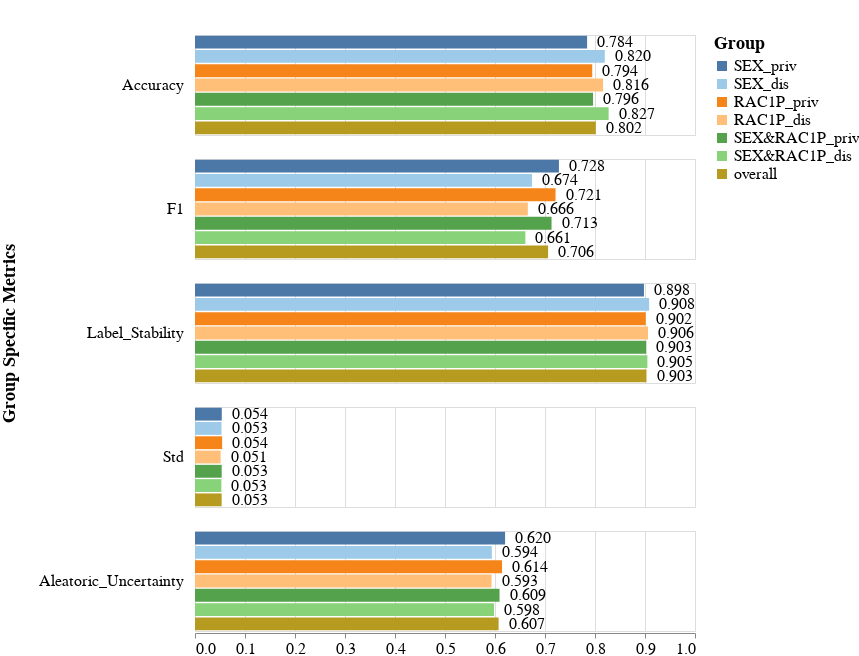

The code cell stored with this chart in its notebook:
### Code cell
create_metrics_bar_chart_per_one_model(metrics_df=all_subgroup_metrics_df,
                                       dataset_name='Folktables_GA_2018_Income',
                                       fairness_intervention='DIR',
                                       exp_iter='Exp_iter_5',
                                       model_name='LGBM',
                                       metrics_type='subgroup',
                                       metrics_names=['Accuracy', 'F1', 'Label_Stability', 'Std', 'Aleatoric_Uncertainty'],
                                       vals_to_replace=vals_to_replace)

### Figure 1 — Vega-Lite specification as saved in the notebook (floating-point values rounded to 4 significant figures)
{"config": {"view": {"continuousWidth": 400, "continuousHeight": 300}, "axis": {"labelFontSize": 16, "titleFontSize": 18}, "headerRow": {"labelAlign": "left", "labelAngle": 0, "labelFontSize": 16, "labelPadding": 10, "titleFontSize": 18}, "padding": {"top": 33}}, "data": {"name": "data-23fbedca235ccf9c0d7592c1162df02d"}, "facet": {"row": {"field": "Metric", "sort": ["Accuracy", "F1", "Label_Stability", "Std", "Aleatoric_Uncertainty"], "title": "Group Specific Metrics", "type": "nominal"}}, "spec": {"layer": [{"mark": "bar", "encoding": {"color": {"field": "Subgroup", "legend": {"labelFontSize": 16, "title": "Group", "titleFontSize": 18}, "scale": {"scheme": "tableau20"}, "sort": ["SEX_priv", "SEX_dis", "RAC1P_priv", "RAC1P_dis", "SEX&RAC1P_priv", "SEX&RAC1P_dis", "male_priv", "male_dis", "race_priv", "race_dis", "male&race_priv", "male&race_dis", "sex_priv", "sex_dis", "overall"], "type": "nominal"}, "x": {"axis": {"grid": true}, "field": "Metric_Value", "title": "", "type": "quantitative"}, "y": {"axis": null, "field": "Subgroup", "sort": ["SEX_priv", "SEX_dis", "RAC1P_priv", "RAC1P_dis", "SEX&RAC1P_priv", "SEX&RAC1P_dis", "male_priv", "male_dis", "race_priv", "race_dis", "male&race_priv", "male&race_dis", "sex_priv", "sex_dis", "overall"], "type": "nominal"}}}, {"mark": {"type": "text", "align": "left", "baseline": "middle", "dx": 10, "fontSize": 16}, "encoding": {"color": {"value": "black"}, "text": {"field": "Metric_Value", "format": ",.3f", "type": "quantitative"}, "x": {"axis": {"grid": true}, "field": "Metric_Value", "title": "", "type": "quantitative"}, "y": {"axis": null, "field": "Subgroup", "sort": ["SEX_priv", "SEX_dis", "RAC1P_priv", "RAC1P_dis", "SEX&RAC1P_priv", "SEX&RAC1P_dis", "male_priv", "male_dis", "race_priv", "race_dis", "male&race_priv", "male&race_dis", "sex_priv", "sex_dis", "overall"], "type": "nominal"}}}], "height": 100, "width": 500}, "$schema": "https://vega.github.io/schema/vega-lite/v4.17.0.json", "datasets": {"data-23fbedca235ccf9c0d7592c1162df02d": [{"Metric": "Std", "Model_Name": "LGBM", "Dataset_Name": "Folktables_GA_2018_Income", "Num_Estimators": 200, "Record_Create_Date_Time": "2024-01-06T23:18:02.493000", "Session_Uuid": "f009c98f-b732-44cf-9084-4bf12c11bdcf", "Experiment_Iteration": "Exp_iter_5", "Dataset_Split_Seed": 500, "Fair_Intervention_Params_Lst": "[0.7]", "Intervention_Param": 0.7, "Subgroup": "SEX_priv", "Metric_Value": 0.05354, "Fairness_Intervention": "DIR"}, {"Metric": "Aleatoric_Uncertainty", "Model_Name": "LGBM", "Dataset_Name": "Folktables_GA_2018_Income", "Num_Estimators": 200, "Record_Create_Date_Time": "2024-01-06T23:18:02.493000", "Session_Uuid": "f009c98f-b732-44cf-9084-4bf12c11bdcf", "Experiment_Iteration": "Exp_iter_5", "Dataset_Split_Seed": 500, "Fair_Intervention_Params_Lst": "[0.7]", "Intervention_Param": 0.7, "Subgroup": "SEX_priv", "Metric_Value": 0.6202, "Fairness_Intervention": "DIR"}, {"Metric": "Label_Stability", "Model_Name": "LGBM", "Dataset_Name": "Folktables_GA_2018_Income", "Num_Estimators": 200, "Record_Create_Date_Time": "2024-01-06T23:18:02.493000", "Session_Uuid": "f009c98f-b732-44cf-9084-4bf12c11bdcf", "Experiment_Iteration": "Exp_iter_5", "Dataset_Split_Seed": 500, "Fair_Intervention_Params_Lst": "[0.7]", "Intervention_Param": 0.7, "Subgroup": "SEX_priv", "Metric_Value": 0.8979, "Fairness_Intervention": "DIR"}, {"Metric": "Accuracy", "Model_Name": "LGBM", "Dataset_Name": "Folktables_GA_2018_Income", "Num_Estimators": 200, "Record_Create_Date_Time": "2024-01-06T23:18:02.493000", "Session_Uuid": "f009c98f-b732-44cf-9084-4bf12c11bdcf", "Experiment_Iteration": "Exp_iter_5", "Dataset_Split_Seed": 500, "Fair_Intervention_Params_Lst": "[0.7]", "Intervention_Param": 0.7, "Subgroup": "SEX_priv", "Metric_Value": 0.7842, "Fairness_Intervention": "DIR"}, {"Metric": "F1", "Model_Name": "LGBM", "Dataset_Name": "Folktables_GA_2018_Income", "Num_Estimators": 200, "Record_Create_Date_Time": "2024-01-06T23:18:02.493000", "Session_Uuid": "f009c98f-b732-44cf-9084-4bf12c11bdcf", "Experiment_Iteration": "Exp_iter_5", "Dataset_Split_Seed": 500, "Fair_Intervention_Params_Lst": "[0.7]", "Intervention_Param": 0.7, "Subgroup": "SEX_priv", "Metric_Value": 0.7279, "Fairness_Intervention": "DIR"}, {"Metric": "Std", "Model_Name": "LGBM", "Dataset_Name": "Folktables_GA_2018_Income", "Num_Estimators": 200, "Record_Create_Date_Time": "2024-01-06T23:18:02.493000", "Session_Uuid": "f009c98f-b732-44cf-9084-4bf12c11bdcf", "Experiment_Iteration": "Exp_iter_5", "Dataset_Split_Seed": 500, "Fair_Intervention_Params_Lst": "[0.7]", "Intervention_Param": 0.7, "Subgroup": "SEX_dis", "Metric_Value": 0.053, "Fairness_Intervention": "DIR"}, {"Metric": "Aleatoric_Uncertainty", "Model_Name": "LGBM", "Dataset_Name": "Folktables_GA_2018_Income", "Num_Estimators": 200, "Record_Create_Date_Time": "2024-01-06T23:18:02.493000", "Session_Uuid": "f009c98f-b732-44cf-9084-4bf12c11bdcf", "Experiment_Iteration": "Exp_iter_5", "Dataset_Split_Seed": 500, "Fair_Intervention_Params_Lst": "[0.7]", "Intervention_Param": 0.7, "Subgroup": "SEX_dis", "Metric_Value": 0.5936, "Fairness_Intervention": "DIR"}, {"Metric": "Label_Stability", "Model_Name": "LGBM", "Dataset_Name": "Folktables_GA_2018_Income", "Num_Estimators": 200, "Record_Create_Date_Time": "2024-01-06T23:18:02.493000", "Session_Uuid": "f009c98f-b732-44cf-9084-4bf12c11bdcf", "Experiment_Iteration": "Exp_iter_5", "Dataset_Split_Seed": 500, "Fair_Intervention_Params_Lst": "[0.7]", "Intervention_Param": 0.7, "Subgroup": "SEX_dis", "Metric_Value": 0.9083, "Fairness_Intervention": "DIR"}, {"Metric": "Accuracy", "Model_Name": "LGBM", "Dataset_Name": "Folktables_GA_2018_Income", "Num_Estimators": 200, "Record_Create_Date_Time": "2024-01-06T23:18:02.493000", "Session_Uuid": "f009c98f-b732-44cf-9084-4bf12c11bdcf", "Experiment_Iteration": "Exp_iter_5", "Dataset_Split_Seed": 500, "Fair_Intervention_Params_Lst": "[0.7]", "Intervention_Param": 0.7, "Subgroup": "SEX_dis", "Metric_Value": 0.8197, "Fairness_Intervention": "DIR"}, {"Metric": "F1", "Model_Name": "LGBM", "Dataset_Name": "Folktables_GA_2018_Income", "Num_Estimators": 200, "Record_Create_Date_Time": "2024-01-06T23:18:02.493000", "Session_Uuid": "f009c98f-b732-44cf-9084-4bf12c11bdcf", "Experiment_Iteration": "Exp_iter_5", "Dataset_Split_Seed": 500, "Fair_Intervention_Params_Lst": "[0.7]", "Intervention_Param": 0.7, "Subgroup": "SEX_dis", "Metric_Value": 0.6739, "Fairness_Intervention": "DIR"}, {"Metric": "Std", "Model_Name": "LGBM", "Dataset_Name": "Folktables_GA_2018_Income", "Num_Estimators": 200, "Record_Create_Date_Time": "2024-01-06T23:18:02.493000", "Session_Uuid": "f009c98f-b732-44cf-9084-4bf12c11bdcf", "Experiment_Iteration": "Exp_iter_5", "Dataset_Split_Seed": 500, "Fair_Intervention_Params_Lst": "[0.7]", "Intervention_Param": 0.7, "Subgroup": "RAC1P_priv", "Metric_Value": 0.05426, "Fairness_Intervention": "DIR"}, {"Metric": "Aleatoric_Uncertainty", "Model_Name": "LGBM", "Dataset_Name": "Folktables_GA_2018_Income", "Num_Estimators": 200, "Record_Create_Date_Time": "2024-01-06T23:18:02.493000", "Session_Uuid": "f009c98f-b732-44cf-9084-4bf12c11bdcf", "Experiment_Iteration": "Exp_iter_5", "Dataset_Split_Seed": 500, "Fair_Intervention_Params_Lst": "[0.7]", "Intervention_Param": 0.7, "Subgroup": "RAC1P_priv", "Metric_Value": 0.6141, "Fairness_Intervention": "DIR"}, {"Metric": "Label_Stability", "Model_Name": "LGBM", "Dataset_Name": "Folktables_GA_2018_Income", "Num_Estimators": 200, "Record_Create_Date_Time": "2024-01-06T23:18:02.493000", "Session_Uuid": "f009c98f-b732-44cf-9084-4bf12c11bdcf", "Experiment_Iteration": "Exp_iter_5", "Dataset_Split_Seed": 500, "Fair_Intervention_Params_Lst": "[0.7]", "Intervention_Param": 0.7, "Subgroup": "RAC1P_priv", "Metric_Value": 0.9015, "Fairness_Intervention": "DIR"}, {"Metric": "Accuracy", "Model_Name": "LGBM", "Dataset_Name": "Folktables_GA_2018_Income", "Num_Estimators": 200, "Record_Create_Date_Time": "2024-01-06T23:18:02.493000", "Session_Uuid": "f009c98f-b732-44cf-9084-4bf12c11bdcf", "Experiment_Iteration": "Exp_iter_5", "Dataset_Split_Seed": 500, "Fair_Intervention_Params_Lst": "[0.7]", "Intervention_Param": 0.7, "Subgroup": "RAC1P_priv", "Metric_Value": 0.7944, "Fairness_Intervention": "DIR"}, {"Metric": "F1", "Model_Name": "LGBM", "Dataset_Name": "Folktables_GA_2018_Income", "Num_Estimators": 200, "Record_Create_Date_Time": "2024-01-06T23:18:02.493000", "Session_Uuid": "f009c98f-b732-44cf-9084-4bf12c11bdcf", "Experiment_Iteration": "Exp_iter_5", "Dataset_Split_Seed": 500, "Fair_Intervention_Params_Lst": "[0.7]", "Intervention_Param": 0.7, "Subgroup": "RAC1P_priv", "Metric_Value": 0.7211, "Fairness_Intervention": "DIR"}, {"Metric": "Std", "Model_Name": "LGBM", "Dataset_Name": "Folktables_GA_2018_Income", "Num_Estimators": 200, "Record_Create_Date_Time": "2024-01-06T23:18:02.493000", "Session_Uuid": "f009c98f-b732-44cf-9084-4bf12c11bdcf", "Experiment_Iteration": "Exp_iter_5", "Dataset_Split_Seed": 500, "Fair_Intervention_Params_Lst": "[0.7]", "Intervention_Param": 0.7, "Subgroup": "RAC1P_dis", "Metric_Value": 0.05128, "Fairness_Intervention": "DIR"}, {"Metric": "Aleatoric_Uncertainty", "Model_Name": "LGBM", "Dataset_Name": "Folktables_GA_2018_Income", "Num_Estimators": 200, "Record_Create_Date_Time": "2024-01-06T23:18:02.493000", "Session_Uuid": "f009c98f-b732-44cf-9084-4bf12c11bdcf", "Experiment_Iteration": "Exp_iter_5", "Dataset_Split_Seed": 500, "Fair_Intervention_Params_Lst": "[0.7]", "Intervention_Param": 0.7, "Subgroup": "RAC1P_dis", "Metric_Value": 0.5931, "Fairness_Intervention": "DIR"}, {"Metric": "Label_Stability", "Model_Name": "LGBM", "Dataset_Name": "Folktables_GA_2018_Income", "Num_Estimators": 200, "Record_Create_Date_Time": "2024-01-06T23:18:02.493000", "Session_Uuid": "f009c98f-b732-44cf-9084-4bf12c11bdcf", "Experiment_Iteration": "Exp_iter_5", "Dataset_Split_Seed": 500, "Fair_Intervention_Params_Lst": "[0.7]", "Intervention_Param": 0.7, "Subgroup": "RAC1P_dis", "Metric_Value": 0.906, "Fairness_Intervention": "DIR"}, {"Metric": "Accuracy", "Model_Name": "LGBM", "Dataset_Name": "Folktables_GA_2018_Income", "Num_Estimators": 200, "Record_Create_Date_Time": "2024-01-06T23:18:02.493000", "Session_Uuid": "f009c98f-b732-44cf-9084-4bf12c11bdcf", "Experiment_Iteration": "Exp_iter_5", "Dataset_Split_Seed": 500, "Fair_Intervention_Params_Lst": "[0.7]", "Intervention_Param": 0.7, "Subgroup": "RAC1P_dis", "Metric_Value": 0.8161, "Fairness_Intervention": "DIR"}, {"Metric": "F1", "Model_Name": "LGBM", "Dataset_Name": "Folktables_GA_2018_Income", "Num_Estimators": 200, "Record_Create_Date_Time": "2024-01-06T23:18:02.493000", "Session_Uuid": "f009c98f-b732-44cf-9084-4bf12c11bdcf", "Experiment_Iteration": "Exp_iter_5", "Dataset_Split_Seed": 500, "Fair_Intervention_Params_Lst": "[0.7]", "Intervention_Param": 0.7, "Subgroup": "RAC1P_dis", "Metric_Value": 0.6657, "Fairness_Intervention": "DIR"}, {"Metric": "Std", "Model_Name": "LGBM", "Dataset_Name": "Folktables_GA_2018_Income", "Num_Estimators": 200, "Record_Create_Date_Time": "2024-01-06T23:18:02.493000", "Session_Uuid": "f009c98f-b732-44cf-9084-4bf12c11bdcf", "Experiment_Iteration": "Exp_iter_5", "Dataset_Split_Seed": 500, "Fair_Intervention_Params_Lst": "[0.7]", "Intervention_Param": 0.7, "Subgroup": "SEX&RAC1P_priv", "Metric_Value": 0.05339, "Fairness_Intervention": "DIR"}, {"Metric": "Aleatoric_Uncertainty", "Model_Name": "LGBM", "Dataset_Name": "Folktables_GA_2018_Income", "Num_Estimators": 200, "Record_Create_Date_Time": "2024-01-06T23:18:02.493000", "Session_Uuid": "f009c98f-b732-44cf-9084-4bf12c11bdcf", "Experiment_Iteration": "Exp_iter_5", "Dataset_Split_Seed": 500, "Fair_Intervention_Params_Lst": "[0.7]", "Intervention_Param": 0.7, "Subgroup": "SEX&RAC1P_priv", "Metric_Value": 0.6091, "Fairness_Intervention": "DIR"}, {"Metric": "Label_Stability", "Model_Name": "LGBM", "Dataset_Name": "Folktables_GA_2018_Income", "Num_Estimators": 200, "Record_Create_Date_Time": "2024-01-06T23:18:02.493000", "Session_Uuid": "f009c98f-b732-44cf-9084-4bf12c11bdcf", "Experiment_Iteration": "Exp_iter_5", "Dataset_Split_Seed": 500, "Fair_Intervention_Params_Lst": "[0.7]", "Intervention_Param": 0.7, "Subgroup": "SEX&RAC1P_priv", "Metric_Value": 0.9026, "Fairness_Intervention": "DIR"}, {"Metric": "Accuracy", "Model_Name": "LGBM", "Dataset_Name": "Folktables_GA_2018_Income", "Num_Estimators": 200, "Record_Create_Date_Time": "2024-01-06T23:18:02.493000", "Session_Uuid": "f009c98f-b732-44cf-9084-4bf12c11bdcf", "Experiment_Iteration": "Exp_iter_5", "Dataset_Split_Seed": 500, "Fair_Intervention_Params_Lst": "[0.7]", "Intervention_Param": 0.7, "Subgroup": "SEX&RAC1P_priv", "Metric_Value": 0.7961, "Fairness_Intervention": "DIR"}, {"Metric": "F1", "Model_Name": "LGBM", "Dataset_Name": "Folktables_GA_2018_Income", "Num_Estimators": 200, "Record_Create_Date_Time": "2024-01-06T23:18:02.493000", "Session_Uuid": "f009c98f-b732-44cf-9084-4bf12c11bdcf", "Experiment_Iteration": "Exp_iter_5", "Dataset_Split_Seed": 500, "Fair_Intervention_Params_Lst": "[0.7]", "Intervention_Param": 0.7, "Subgroup": "SEX&RAC1P_priv", "Metric_Value": 0.7131, "Fairness_Intervention": "DIR"}, {"Metric": "Std", "Model_Name": "LGBM", "Dataset_Name": "Folktables_GA_2018_Income", "Num_Estimators": 200, "Record_Create_Date_Time": "2024-01-06T23:18:02.493000", "Session_Uuid": "f009c98f-b732-44cf-9084-4bf12c11bdcf", "Experiment_Iteration": "Exp_iter_5", "Dataset_Split_Seed": 500, "Fair_Intervention_Params_Lst": "[0.7]", "Intervention_Param": 0.7, "Subgroup": "SEX&RAC1P_dis", "Metric_Value": 0.05274, "Fairness_Intervention": "DIR"}, {"Metric": "Aleatoric_Uncertainty", "Model_Name": "LGBM", "Dataset_Name": "Folktables_GA_2018_Income", "Num_Estimators": 200, "Record_Create_Date_Time": "2024-01-06T23:18:02.493000", "Session_Uuid": "f009c98f-b732-44cf-9084-4bf12c11bdcf", "Experiment_Iteration": "Exp_iter_5", "Dataset_Split_Seed": 500, "Fair_Intervention_Params_Lst": "[0.7]", "Intervention_Param": 0.7, "Subgroup": "SEX&RAC1P_dis", "Metric_Value": 0.5982, "Fairness_Intervention": "DIR"}, {"Metric": "Label_Stability", "Model_Name": "LGBM", "Dataset_Name": "Folktables_GA_2018_Income", "Num_Estimators": 200, "Record_Create_Date_Time": "2024-01-06T23:18:02.493000", "Session_Uuid": "f009c98f-b732-44cf-9084-4bf12c11bdcf", "Experiment_Iteration": "Exp_iter_5", "Dataset_Split_Seed": 500, "Fair_Intervention_Params_Lst": "[0.7]", "Intervention_Param": 0.7, "Subgroup": "SEX&RAC1P_dis", "Metric_Value": 0.9048, "Fairness_Intervention": "DIR"}, {"Metric": "Accuracy", "Model_Name": "LGBM", "Dataset_Name": "Folktables_GA_2018_Income", "Num_Estimators": 200, "Record_Create_Date_Time": "2024-01-06T23:18:02.493000", "Session_Uuid": "f009c98f-b732-44cf-9084-4bf12c11bdcf", "Experiment_Iteration": "Exp_iter_5", "Dataset_Split_Seed": 500, "Fair_Intervention_Params_Lst": "[0.7]", "Intervention_Param": 0.7, "Subgroup": "SEX&RAC1P_dis", "Metric_Value": 0.8273, "Fairness_Intervention": "DIR"}, {"Metric": "F1", "Model_Name": "LGBM", "Dataset_Name": "Folktables_GA_2018_Income", "Num_Estimators": 200, "Record_Create_Date_Time": "2024-01-06T23:18:02.493000", "Session_Uuid": "f009c98f-b732-44cf-9084-4bf12c11bdcf", "Experiment_Iteration": "Exp_iter_5", "Dataset_Split_Seed": 500, "Fair_Intervention_Params_Lst": "[0.7]", "Intervention_Param": 0.7, "Subgroup": "SEX&RAC1P_dis", "Metric_Value": 0.6607, "Fairness_Intervention": "DIR"}, {"Metric": "Std", "Model_Name": "LGBM", "Dataset_Name": "Folktables_GA_2018_Income", "Num_Estimators": 200, "Record_Create_Date_Time": "2024-01-06T23:18:02.493000", "Session_Uuid": "f009c98f-b732-44cf-9084-4bf12c11bdcf", "Experiment_Iteration": "Exp_iter_5", "Dataset_Split_Seed": 500, "Fair_Intervention_Params_Lst": "[0.7]", "Intervention_Param": 0.7, "Subgroup": "overall", "Metric_Value": 0.05328, "Fairness_Intervention": "DIR"}, {"Metric": "Aleatoric_Uncertainty", "Model_Name": "LGBM", "Dataset_Name": "Folktables_GA_2018_Income", "Num_Estimators": 200, "Record_Create_Date_Time": "2024-01-06T23:18:02.493000", "Session_Uuid": "f009c98f-b732-44cf-9084-4bf12c11bdcf", "Experiment_Iteration": "Exp_iter_5", "Dataset_Split_Seed": 500, "Fair_Intervention_Params_Lst": "[0.7]", "Intervention_Param": 0.7, "Subgroup": "overall", "Metric_Value": 0.6071, "Fairness_Intervention": "DIR"}, {"Metric": "Label_Stability", "Model_Name": "LGBM", "Dataset_Name": "Folktables_GA_2018_Income", "Num_Estimators": 200, "Record_Create_Date_Time": "2024-01-06T23:18:02.493000", "Session_Uuid": "f009c98f-b732-44cf-9084-4bf12c11bdcf", "Experiment_Iteration": "Exp_iter_5", "Dataset_Split_Seed": 500, "Fair_Intervention_Params_Lst": "[0.7]", "Intervention_Param": 0.7, "Subgroup": "overall", "Metric_Value": 0.903, "Fairness_Intervention": "DIR"}, {"Metric": "Accuracy", "Model_Name": "LGBM", "Dataset_Name": "Folktables_GA_2018_Income", "Num_Estimators": 200, "Record_Create_Date_Time": "2024-01-06T23:18:02.493000", "Session_Uuid": "f009c98f-b732-44cf-9084-4bf12c11bdcf", "Experiment_Iteration": "Exp_iter_5", "Dataset_Split_Seed": 500, "Fair_Intervention_Params_Lst": "[0.7]", "Intervention_Param": 0.7, "Subgroup": "overall", "Metric_Value": 0.8016, "Fairness_Intervention": "DIR"}, {"Metric": "F1", "Model_Name": "LGBM", "Dataset_Name": "Folktables_GA_2018_Income", "Num_Estimators": 200, "Record_Create_Date_Time": "2024-01-06T23:18:02.493000", "Session_Uuid": "f009c98f-b732-44cf-9084-4bf12c11bdcf", "Experiment_Iteration": "Exp_iter_5", "Dataset_Split_Seed": 500, "Fair_Intervention_Params_Lst": "[0.7]", "Intervention_Param": 0.7, "Subgroup": "overall", "Metric_Value": 0.7062, "Fairness_Intervention": "DIR"}]}}
